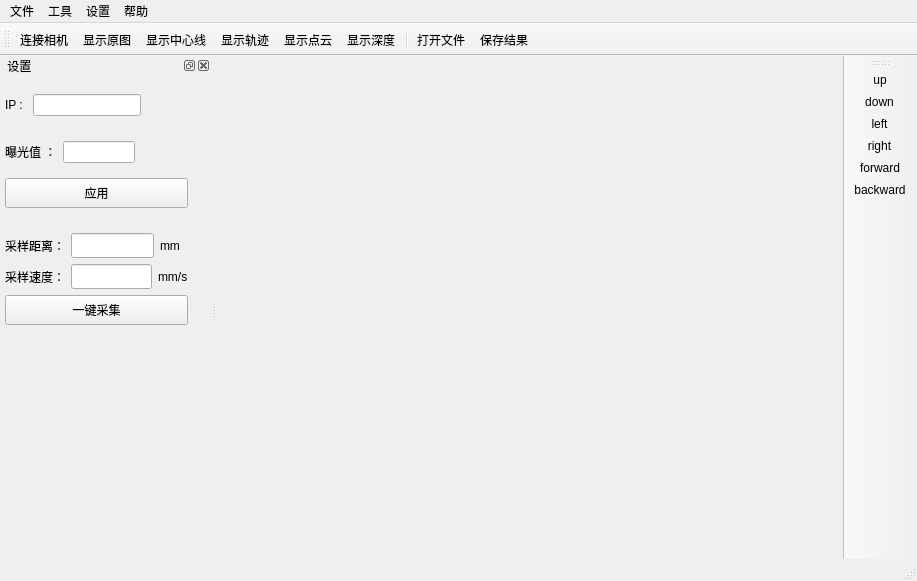
<?xml version="1.0" encoding="UTF-8"?>
<ui version="4.0">
 <class>MainWindow</class>
 <widget class="QMainWindow" name="MainWindow">
  <property name="geometry">
   <rect>
    <x>0</x>
    <y>0</y>
    <width>917</width>
    <height>581</height>
   </rect>
  </property>
  <property name="windowTitle">
   <string>MainWindow</string>
  </property>
  <widget class="QWidget" name="centralwidget">
   <layout class="QGridLayout" name="gridLayout_2">
    <item row="0" column="0">
     <widget class="QStackedWidget" name="stackedWidget">
      <property name="currentIndex">
       <number>1</number>
      </property>
      <widget class="QWidget" name="page_0_imgshow">
       <layout class="QGridLayout" name="gridLayout">
        <item row="1" column="0">
         <widget class="QLabel" name="imgShow">
          <property name="sizePolicy">
           <sizepolicy hsizetype="Ignored" vsizetype="Ignored">
            <horstretch>0</horstretch>
            <verstretch>0</verstretch>
           </sizepolicy>
          </property>
          <property name="text">
           <string/>
          </property>
         </widget>
        </item>
       </layout>
      </widget>
      <widget class="QWidget" name="page_2_pclshow">
       <layout class="QGridLayout" name="gridLayout_3">
        <item row="0" column="0">
         <widget class="QVTKOpenGLWidget" name="pclShow" native="true"/>
        </item>
       </layout>
      </widget>
     </widget>
    </item>
   </layout>
  </widget>
  <widget class="QMenuBar" name="menubar">
   <property name="geometry">
    <rect>
     <x>0</x>
     <y>0</y>
     <width>917</width>
     <height>28</height>
    </rect>
   </property>
   <widget class="QMenu" name="menu">
    <property name="title">
     <string>工具</string>
    </property>
    <addaction name="connectCam"/>
    <addaction name="showCam"/>
    <addaction name="showCenter"/>
    <addaction name="showTrajectory"/>
    <addaction name="showDepth"/>
    <addaction name="showPointCloud"/>
   </widget>
   <widget class="QMenu" name="menu_2">
    <property name="title">
     <string>文件</string>
    </property>
    <addaction name="openFile"/>
    <addaction name="saveFile"/>
   </widget>
   <widget class="QMenu" name="menu_3">
    <property name="title">
     <string>设置</string>
    </property>
    <addaction name="calibration"/>
    <addaction name="setParam"/>
    <addaction name="actionIP"/>
   </widget>
   <widget class="QMenu" name="menu_4">
    <property name="title">
     <string>帮助</string>
    </property>
   </widget>
   <addaction name="menu_2"/>
   <addaction name="menu"/>
   <addaction name="menu_3"/>
   <addaction name="menu_4"/>
  </widget>
  <widget class="QStatusBar" name="statusbar"/>
  <widget class="QToolBar" name="toolBar">
   <property name="windowTitle">
    <string>toolBar</string>
   </property>
   <property name="toolButtonStyle">
    <enum>Qt::ToolButtonTextUnderIcon</enum>
   </property>
   <attribute name="toolBarArea">
    <enum>TopToolBarArea</enum>
   </attribute>
   <attribute name="toolBarBreak">
    <bool>false</bool>
   </attribute>
   <addaction name="connectCam"/>
   <addaction name="showCam"/>
   <addaction name="showCenter"/>
   <addaction name="showTrajectory"/>
   <addaction name="showPointCloud"/>
   <addaction name="showDepth"/>
   <addaction name="separator"/>
   <addaction name="openFile"/>
   <addaction name="saveFile"/>
  </widget>
  <widget class="QDockWidget" name="dockWidget">
   <property name="sizePolicy">
    <sizepolicy hsizetype="MinimumExpanding" vsizetype="Preferred">
     <horstretch>0</horstretch>
     <verstretch>0</verstretch>
    </sizepolicy>
   </property>
   <property name="minimumSize">
    <size>
     <width>211</width>
     <height>338</height>
    </size>
   </property>
   <property name="styleSheet">
    <string notr="true">border-color: rgb(252, 233, 79);</string>
   </property>
   <property name="floating">
    <bool>false</bool>
   </property>
   <property name="windowTitle">
    <string> 设置</string>
   </property>
   <attribute name="dockWidgetArea">
    <number>1</number>
   </attribute>
   <widget class="QWidget" name="dockWidgetContents">
    <widget class="QWidget" name="verticalLayoutWidget_2">
     <property name="geometry">
      <rect>
       <x>0</x>
       <y>10</y>
       <width>193</width>
       <height>251</height>
      </rect>
     </property>
     <layout class="QVBoxLayout" name="verticalLayout_2">
      <property name="leftMargin">
       <number>5</number>
      </property>
      <property name="rightMargin">
       <number>5</number>
      </property>
      <item>
       <layout class="QHBoxLayout" name="horizontalLayout">
        <item>
         <widget class="QLabel" name="labelIP">
          <property name="text">
           <string>IP : </string>
          </property>
         </widget>
        </item>
        <item>
         <widget class="QLineEdit" name="IpAddr">
          <property name="sizePolicy">
           <sizepolicy hsizetype="Maximum" vsizetype="Fixed">
            <horstretch>0</horstretch>
            <verstretch>0</verstretch>
           </sizepolicy>
          </property>
          <property name="minimumSize">
           <size>
            <width>80</width>
            <height>0</height>
           </size>
          </property>
          <property name="maximumSize">
           <size>
            <width>120</width>
            <height>16777215</height>
           </size>
          </property>
          <property name="mouseTracking">
           <bool>false</bool>
          </property>
         </widget>
        </item>
        <item>
         <spacer name="horizontalSpacer">
          <property name="orientation">
           <enum>Qt::Horizontal</enum>
          </property>
          <property name="sizeHint" stdset="0">
           <size>
            <width>40</width>
            <height>20</height>
           </size>
          </property>
         </spacer>
        </item>
       </layout>
      </item>
      <item>
       <spacer name="verticalSpacer">
        <property name="orientation">
         <enum>Qt::Vertical</enum>
        </property>
        <property name="sizeType">
         <enum>QSizePolicy::Fixed</enum>
        </property>
        <property name="sizeHint" stdset="0">
         <size>
          <width>20</width>
          <height>10</height>
         </size>
        </property>
       </spacer>
      </item>
      <item>
       <layout class="QHBoxLayout" name="horizontalLayout_2">
        <item>
         <widget class="QLabel" name="labelExposure">
          <property name="sizePolicy">
           <sizepolicy hsizetype="Preferred" vsizetype="Fixed">
            <horstretch>0</horstretch>
            <verstretch>0</verstretch>
           </sizepolicy>
          </property>
          <property name="maximumSize">
           <size>
            <width>16777215</width>
            <height>25</height>
           </size>
          </property>
          <property name="text">
           <string>曝光值 ：</string>
          </property>
         </widget>
        </item>
        <item>
         <widget class="QLineEdit" name="exposureValue">
          <property name="sizePolicy">
           <sizepolicy hsizetype="Fixed" vsizetype="Fixed">
            <horstretch>0</horstretch>
            <verstretch>0</verstretch>
           </sizepolicy>
          </property>
          <property name="maximumSize">
           <size>
            <width>72</width>
            <height>16777215</height>
           </size>
          </property>
          <property name="mouseTracking">
           <bool>false</bool>
          </property>
          <property name="toolTip">
           <string>20-65535</string>
          </property>
          <property name="layoutDirection">
           <enum>Qt::LeftToRight</enum>
          </property>
          <property name="text">
           <string/>
          </property>
         </widget>
        </item>
        <item>
         <spacer name="horizontalSpacer_3">
          <property name="orientation">
           <enum>Qt::Horizontal</enum>
          </property>
          <property name="sizeHint" stdset="0">
           <size>
            <width>40</width>
            <height>20</height>
           </size>
          </property>
         </spacer>
        </item>
       </layout>
      </item>
      <item>
       <widget class="QPushButton" name="applyBtn">
        <property name="maximumSize">
         <size>
          <width>300</width>
          <height>30</height>
         </size>
        </property>
        <property name="text">
         <string>应用</string>
        </property>
        <property name="iconSize">
         <size>
          <width>16</width>
          <height>16</height>
         </size>
        </property>
       </widget>
      </item>
      <item>
       <spacer name="verticalSpacer_2">
        <property name="orientation">
         <enum>Qt::Vertical</enum>
        </property>
        <property name="sizeType">
         <enum>QSizePolicy::Fixed</enum>
        </property>
        <property name="sizeHint" stdset="0">
         <size>
          <width>20</width>
          <height>10</height>
         </size>
        </property>
       </spacer>
      </item>
      <item>
       <layout class="QVBoxLayout" name="verticalLayout">
        <item>
         <layout class="QHBoxLayout" name="horizontalLayout_3">
          <item>
           <widget class="QLabel" name="labelDis">
            <property name="minimumSize">
             <size>
              <width>0</width>
              <height>25</height>
             </size>
            </property>
            <property name="text">
             <string>采样距离：</string>
            </property>
           </widget>
          </item>
          <item>
           <layout class="QHBoxLayout" name="horizontalLayout_4">
            <item>
             <widget class="QLineEdit" name="sampleDis">
              <property name="sizePolicy">
               <sizepolicy hsizetype="MinimumExpanding" vsizetype="Fixed">
                <horstretch>0</horstretch>
                <verstretch>0</verstretch>
               </sizepolicy>
              </property>
              <property name="minimumSize">
               <size>
                <width>50</width>
                <height>25</height>
               </size>
              </property>
              <property name="toolTipDuration">
               <number>10</number>
              </property>
             </widget>
            </item>
            <item>
             <widget class="QLabel" name="labelMM">
              <property name="sizePolicy">
               <sizepolicy hsizetype="Fixed" vsizetype="Fixed">
                <horstretch>0</horstretch>
                <verstretch>0</verstretch>
               </sizepolicy>
              </property>
              <property name="minimumSize">
               <size>
                <width>0</width>
                <height>25</height>
               </size>
              </property>
              <property name="text">
               <string>mm</string>
              </property>
             </widget>
            </item>
           </layout>
          </item>
          <item>
           <spacer name="horizontalSpacer_2">
            <property name="orientation">
             <enum>Qt::Horizontal</enum>
            </property>
            <property name="sizeType">
             <enum>QSizePolicy::Minimum</enum>
            </property>
            <property name="sizeHint" stdset="0">
             <size>
              <width>8</width>
              <height>20</height>
             </size>
            </property>
           </spacer>
          </item>
         </layout>
        </item>
        <item>
         <layout class="QHBoxLayout" name="horizontalLayout_6">
          <item>
           <widget class="QLabel" name="labelVel">
            <property name="minimumSize">
             <size>
              <width>0</width>
              <height>25</height>
             </size>
            </property>
            <property name="text">
             <string>采样速度：</string>
            </property>
           </widget>
          </item>
          <item>
           <layout class="QHBoxLayout" name="horizontalLayout_5">
            <item>
             <widget class="QLineEdit" name="sampleVel">
              <property name="sizePolicy">
               <sizepolicy hsizetype="Fixed" vsizetype="Fixed">
                <horstretch>0</horstretch>
                <verstretch>0</verstretch>
               </sizepolicy>
              </property>
              <property name="minimumSize">
               <size>
                <width>50</width>
                <height>25</height>
               </size>
              </property>
              <property name="toolTipDuration">
               <number>5</number>
              </property>
             </widget>
            </item>
            <item>
             <widget class="QLabel" name="labelMMS">
              <property name="sizePolicy">
               <sizepolicy hsizetype="Fixed" vsizetype="Fixed">
                <horstretch>0</horstretch>
                <verstretch>0</verstretch>
               </sizepolicy>
              </property>
              <property name="minimumSize">
               <size>
                <width>0</width>
                <height>25</height>
               </size>
              </property>
              <property name="text">
               <string>mm/s</string>
              </property>
             </widget>
            </item>
           </layout>
          </item>
         </layout>
        </item>
        <item>
         <widget class="QPushButton" name="captureDepthBtn">
          <property name="minimumSize">
           <size>
            <width>0</width>
            <height>25</height>
           </size>
          </property>
          <property name="maximumSize">
           <size>
            <width>16777215</width>
            <height>30</height>
           </size>
          </property>
          <property name="text">
           <string>一键采集</string>
          </property>
         </widget>
        </item>
       </layout>
      </item>
     </layout>
    </widget>
   </widget>
  </widget>
  <widget class="QToolBar" name="toolBar_right">
   <property name="windowTitle">
    <string>toolBar_2</string>
   </property>
   <attribute name="toolBarArea">
    <enum>RightToolBarArea</enum>
   </attribute>
   <attribute name="toolBarBreak">
    <bool>false</bool>
   </attribute>
   <addaction name="actionup"/>
   <addaction name="actiondown"/>
   <addaction name="actionleft"/>
   <addaction name="actionright"/>
   <addaction name="actionforward"/>
   <addaction name="actionbackward"/>
  </widget>
  <action name="connectCam">
   <property name="icon">
    <iconset>
     <selectedoff>:/toolbar_ico/icons/connect.png</selectedoff>
     <selectedon>:/toolbar_ico/icons/disconnect.png</selectedon>
    </iconset>
   </property>
   <property name="text">
    <string>连接相机</string>
   </property>
  </action>
  <action name="showCenter">
   <property name="icon">
    <iconset resource="ico.qrc">
     <normaloff>:/toolbar_ico/icons/centerline.png</normaloff>:/toolbar_ico/icons/centerline.png</iconset>
   </property>
   <property name="text">
    <string>显示中心线</string>
   </property>
  </action>
  <action name="openFile">
   <property name="icon">
    <iconset resource="ico.qrc">
     <normaloff>:/toolbar_ico/icons/folder-open.png</normaloff>:/toolbar_ico/icons/folder-open.png</iconset>
   </property>
   <property name="text">
    <string>打开文件</string>
   </property>
   <property name="shortcut">
    <string>Ctrl+O</string>
   </property>
  </action>
  <action name="saveFile">
   <property name="icon">
    <iconset resource="ico.qrc">
     <normaloff>:/toolbar_ico/icons/save.png</normaloff>:/toolbar_ico/icons/save.png</iconset>
   </property>
   <property name="text">
    <string>保存结果</string>
   </property>
   <property name="toolTip">
    <string>Ctrl+S保存当前图像</string>
   </property>
   <property name="shortcut">
    <string>Ctrl+S</string>
   </property>
  </action>
  <action name="showCam">
   <property name="icon">
    <iconset resource="ico.qrc">
     <normaloff>:/toolbar_ico/icons/srcimg.png</normaloff>:/toolbar_ico/icons/srcimg.png</iconset>
   </property>
   <property name="text">
    <string>显示原图</string>
   </property>
  </action>
  <action name="showTrajectory">
   <property name="icon">
    <iconset resource="ico.qrc">
     <normaloff>:/toolbar_ico/icons/contour.png</normaloff>:/toolbar_ico/icons/contour.png</iconset>
   </property>
   <property name="text">
    <string>显示轨迹</string>
   </property>
  </action>
  <action name="showDepth">
   <property name="icon">
    <iconset resource="ico.qrc">
     <normaloff>:/toolbar_ico/icons/range.png</normaloff>:/toolbar_ico/icons/range.png</iconset>
   </property>
   <property name="text">
    <string>显示深度</string>
   </property>
  </action>
  <action name="showPointCloud">
   <property name="icon">
    <iconset resource="ico.qrc">
     <normaloff>:/toolbar_ico/icons/pointcloud.png</normaloff>:/toolbar_ico/icons/pointcloud.png</iconset>
   </property>
   <property name="text">
    <string>显示点云</string>
   </property>
  </action>
  <action name="setParam">
   <property name="text">
    <string>参数设置</string>
   </property>
  </action>
  <action name="calibration">
   <property name="text">
    <string>一键标定</string>
   </property>
  </action>
  <action name="actionIP">
   <property name="text">
    <string>IP设置</string>
   </property>
  </action>
  <action name="actionup">
   <property name="icon">
    <iconset resource="ico.qrc">
     <normaloff>:/toolbar_ico/icons/views/up.png</normaloff>:/toolbar_ico/icons/views/up.png</iconset>
   </property>
   <property name="text">
    <string>up</string>
   </property>
   <property name="toolTip">
    <string>仰视图</string>
   </property>
  </action>
  <action name="actiondown">
   <property name="icon">
    <iconset resource="ico.qrc">
     <normaloff>:/toolbar_ico/icons/views/down.png</normaloff>:/toolbar_ico/icons/views/down.png</iconset>
   </property>
   <property name="text">
    <string>down</string>
   </property>
   <property name="toolTip">
    <string>俯视图</string>
   </property>
  </action>
  <action name="actionleft">
   <property name="icon">
    <iconset resource="ico.qrc">
     <normaloff>:/toolbar_ico/icons/views/left.png</normaloff>:/toolbar_ico/icons/views/left.png</iconset>
   </property>
   <property name="text">
    <string>left</string>
   </property>
   <property name="toolTip">
    <string>左视图</string>
   </property>
  </action>
  <action name="actionright">
   <property name="icon">
    <iconset resource="ico.qrc">
     <normaloff>:/toolbar_ico/icons/views/right.png</normaloff>:/toolbar_ico/icons/views/right.png</iconset>
   </property>
   <property name="text">
    <string>right</string>
   </property>
   <property name="toolTip">
    <string>右视图</string>
   </property>
  </action>
  <action name="actionforward">
   <property name="icon">
    <iconset resource="ico.qrc">
     <normaloff>:/toolbar_ico/icons/views/foward.png</normaloff>:/toolbar_ico/icons/views/foward.png</iconset>
   </property>
   <property name="text">
    <string>forward</string>
   </property>
   <property name="toolTip">
    <string>前视图</string>
   </property>
  </action>
  <action name="actionbackward">
   <property name="icon">
    <iconset resource="ico.qrc">
     <normaloff>:/toolbar_ico/icons/views/backward.png</normaloff>:/toolbar_ico/icons/views/backward.png</iconset>
   </property>
   <property name="text">
    <string>backward</string>
   </property>
   <property name="toolTip">
    <string>后视图</string>
   </property>
  </action>
 </widget>
 <customwidgets>
  <customwidget>
   <class>QVTKOpenGLWidget</class>
   <extends>QWidget</extends>
   <header>QVTKOpenGLWidget.h</header>
   <container>1</container>
  </customwidget>
 </customwidgets>
 <resources>
  <include location="ico.qrc"/>
 </resources>
 <connections/>
</ui>
